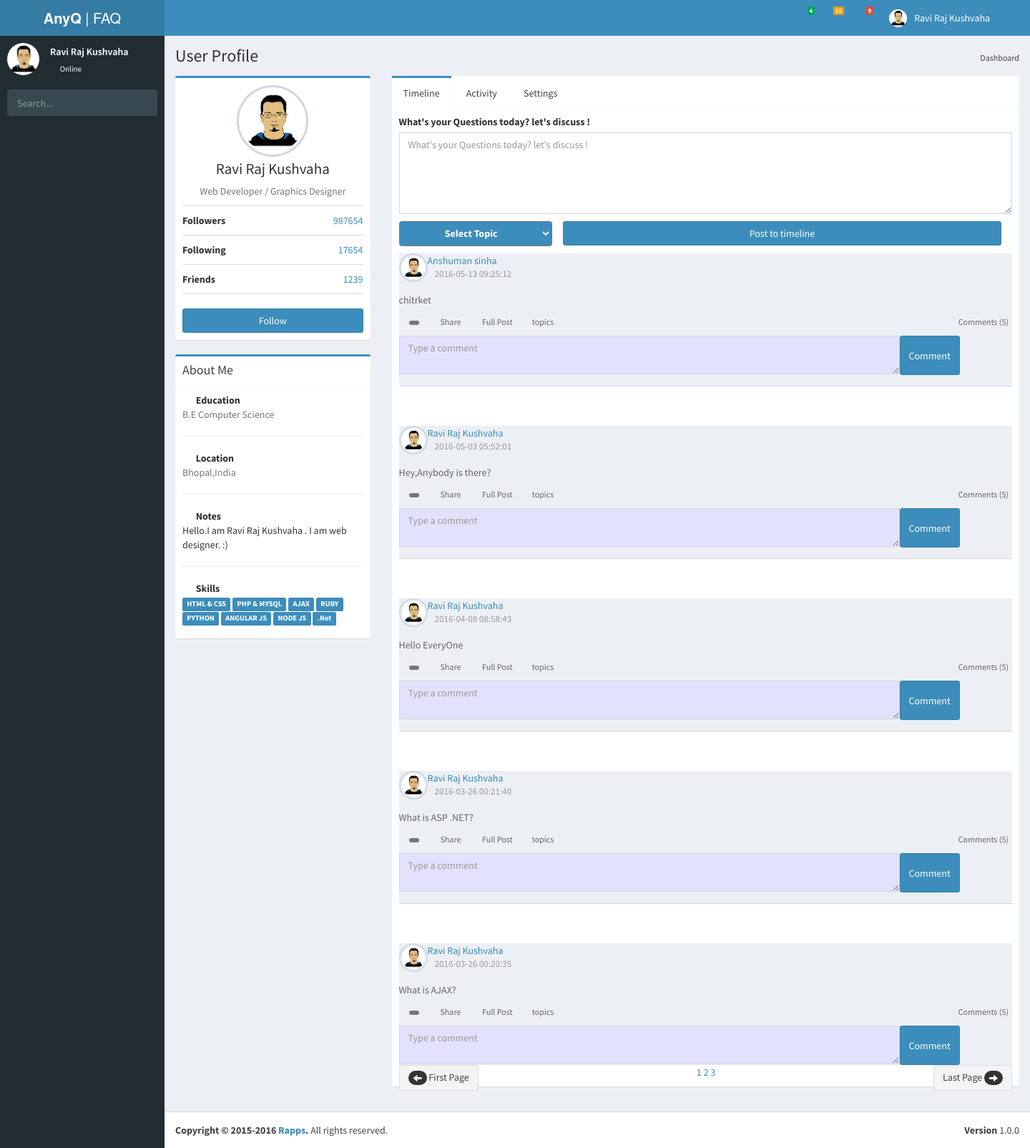
Screenshot of /home.php (signed in) with the database file from the repository.
### tables this page shows
CREATE TABLE IF NOT EXISTS `users` (
  `user_id` int(11) NOT NULL AUTO_INCREMENT,
  `user_name` varchar(100) NOT NULL,
  `user_email` varchar(100) NOT NULL,
  `user_pass` varchar(100) NOT NULL,
  `user_image` text NOT NULL,
  `register_date` date NOT NULL,
  `last_login` date NOT NULL,
  `status` text NOT NULL,
  `posts` text NOT NULL,
  `user_job` text NOT NULL,
  `user_followers` mediumtext NOT NULL,
  `user_followings` mediumtext NOT NULL,
  `user_friends` varchar(10000) NOT NULL,
  `user_education` varchar(200) NOT NULL,
  `user_location` varchar(200) NOT NULL,
  `user_notes` varchar(500) NOT NULL,
  `user_skill` multilinestring NOT NULL,
  PRIMARY KEY (`user_id`)
);

CREATE TABLE IF NOT EXISTS `topics` (
  `topic_id` int(11) NOT NULL AUTO_INCREMENT,
  `topic_title` text NOT NULL,
  PRIMARY KEY (`topic_id`)
);

CREATE TABLE IF NOT EXISTS `posts` (
  `post_id` int(11) NOT NULL AUTO_INCREMENT,
  `user_id` int(11) NOT NULL,
  `topic_id` int(11) NOT NULL,
  `post_title` text NOT NULL,
  `post_content` text NOT NULL,
  `post_date` timestamp NOT NULL DEFAULT CURRENT_TIMESTAMP ON UPDATE CURRENT_TIMESTAMP,
  PRIMARY KEY (`post_id`)
);

### home.php (the view, shortened to what this page needs)
<?php
  include("functions/function.php");
if(!isset($_SESSION['user_email'])){
	header("location: index.php");
}
else{
 ?>
<!DOCTYPE html>
<html>
  <head>
    <link rel="stylesheet" href="styles/bootstrap.min.css">
    <link rel="stylesheet" href="styles/font-awesome.min.css">
    <link rel="stylesheet" href="styles/ionicons.min.css">
    <link rel="stylesheet" href="styles/AdminLTE.min.css">
    <link rel="stylesheet" href="styles/_all-skins.min.css">
  </head>
  <body class="hold-transition skin-blue sidebar-mini">
    <div class="wrapper">
      <header class="main-header">
        <a href="home.php" class="logo">
          <span class="logo-lg"><b>AnyQ </b>| FAQ</span>
        </a>
        <nav class="navbar navbar-static-top" role="navigation">
          <a href="#" class="sidebar-toggle" data-toggle="offcanvas" role="button">
          </a>
          <div class="navbar-custom-menu">
            <ul class="nav navbar-nav">
              <li class="dropdown messages-menu">
                <a href="#" class="dropdown-toggle" data-toggle="dropdown">
                  <i class="fa fa-envelope-o"></i>
                  <span class="label label-success">4</span>
                </a>
              </li>
              <li class="dropdown notifications-menu">
                <a href="#" class="dropdown-toggle" data-toggle="dropdown">
                  <i class="fa fa-bell-o"></i>
                  <span class="label label-warning">10</span>
                </a>
              </li>
              <li class="dropdown tasks-menu">
                <a href="#" class="dropdown-toggle" data-toggle="dropdown">
                  <i class="fa fa-flag-o"></i>
                  <span class="label label-danger">9</span>
                </a>
              </li>
              <li class="dropdown user user-menu">
                <a href="#" class="dropdown-toggle" data-toggle="dropdown">
                <?php
                     $user = $_SESSION['user_email'];
                     $get_user = "select * from users where user_email='$user'";
                     $run_user = mysqli_query($con,$get_user);
                     $row = mysqli_fetch_array($run_user);
                     $user_name = $row['user_name'];
                     $user_job = $row['user_job'];
                     $user_followers = $row['user_followers'];
                     $user_followings = $row['user_followings'];
                     $user_friends = $row['user_friends'];
                     $user_image = $row['user_image'];
                     $register_date = $row['register_date'];
                    echo"
                     <img src='user/user_images/$user_image' class='user-image' alt='User Image'>
                  <span class='hidden-xs'>$user_name</span>
                </a>
                <ul class='dropdown-menu'>
                  <li class='user-header'>
                    <img src='user/user_images/$user_image' class='img-circle' alt='User Image'>
                    <p>
                      $user_name - $user_job
                      <small>Member since $register_date</small>
                    </p>
                  </li>
                  <li class='user-body'>
                    <div class='col-xs-4 text-center'>
                      <a href='#' class='pull-left'>Followers</a><a>$user_followers</a>
                    </div>
                    <div class='col-xs-4 text-center'>
                       <a href='#' class='pull-left'>Followings</a><a>$user_followings</a>
                    </div>
                    <div class='col-xs-4 text-center'>
                       <a href='#' class='pull-left'>Friends</a><a>$user_friends</a>
                    </div>
                  </li>
                   ";
                    ?>
                </ul>
              </li>
              <li>
                <a href="#" data-toggle="control-sidebar"><i class="fa fa-gears"></i></a>
              </li>
            </ul>
          </div>
        </nav>
      </header>
      <aside class="main-sidebar">
        <section class="sidebar">
          <div class="user-panel">
            <div class="pull-left image">
            <?php
                     $user = $_SESSION['user_email'];
                     $get_user = "select * from users where user_email='$user'";
                     $run_user = mysqli_query($con,$get_user);
                     $row = mysqli_fetch_array($run_user);
                     $user_name = $row['user_name'];
                     $user_image = $row['user_image'];
                     echo"
              <img src='user/user_images/$user_image' class='img-circle' alt='User Image'>
            </div>
            <div class='pull-left info'>
              <p>$user_name</p>
              ";
              ?>
              <a href="#"><i class="fa fa-circle text-success"></i> Online</a>
            </div>
          </div>
          <form action="#" method="get" class="sidebar-form">
            <div class="input-group">
              <input type="text" name="q" class="form-control" placeholder="Search...">
              <span class="input-group-btn">
                <button type="submit" name="search" id="search-btn" class="btn btn-flat"><i class="fa fa-search"></i></button>
              </span>
            </div>
          </form>
      </aside>
      <div class="content-wrapper">
        <section class="content-header">
          <h1>
            User Profile
          </h1>
          <ol class="breadcrumb">
            <li class="active"><a href="#"><i class="fa fa-dashboard"></i>Dashboard</a></li>
          </ol>
        </section>
        <section class="content">
          <div class="row">
            <div class="col-md-3">
              <div class="box box-primary">
                <div class="box-body box-profile">
                 <?php
                     $user = $_SESSION['user_email'];
                     $get_user = "select * from users where user_email='$user'";
                     $run_user = mysqli_query($con,$get_user);
                     $row = mysqli_fetch_array($run_user);
                     $user_id = $row['user_id'];
                     $user_name = $row['user_name'];
                     $user_education = $row['user_education'];
                     $user_job = $row['user_job'];
                     $user_followers = $row['user_followers'];
                     $user_followings = $row['user_followings'];
                     $user_friends = $row['user_friends'];
                     $user_location = $row['user_location'];
                     $user_notes = $row['user_notes'];
                     $user_image = $row['user_image'];
                  echo "
                  <img class='profile-user-img img-responsive img-circle' src='user/user_images/$user_image' width='200px' height='200px' alt='User profile picture'>
                  <h3 class='profile-username text-center'>$user_name</h3>
                  <p class='text-muted text-center'>$user_job</p>
                  <ul class='list-group list-group-unbordered'>
                    <li class='list-group-item'>
                      <b>Followers</b> <a class='pull-right'>$user_followers</a>
                    </li>
                    <li class='list-group-item'>
                      <b>Following</b> <a class='pull-right'>$user_followings</a>
                    </li>
                    <li class='list-group-item'>
                      <b>Friends</b> <a class='pull-right'>$user_friends</a>
                    </li>
                  </ul>
                  <a href='#' class='btn btn-primary btn-block'<b>Follow</b></a>
                </div>
              </div>
              <div class='box box-primary'>
                <div class='box-header with-border'>
                  <h3 class='box-title'>About Me</h3>
                </div>
                <div class='box-body'>
                  <strong><i class='fa fa-book margin-r-5'></i>  Education</strong>
                  <p class='text-muted'>
                   $user_education
                  </p>
                  <hr>
                  <strong><i class='fa fa-map-marker margin-r-5'></i> Location</strong>
                  <p class='text-muted'>$user_location</p>
                  <hr>
                  <strong><i class='fa fa-file-text-o margin-r-5'></i> Notes</strong>
                  <p>$user_notes</p>
                   ";
                   ?>
                  <hr>
                  <strong><i class="fa fa-pencil margin-r-5"></i> Skills</strong>
                  <p>
                  <?php
                        $get_topics = "select  * from topics";
                        $run_topics = mysqli_query($con,$get_topics);
                        while ($row = mysqli_fetch_array($run_topics)) {
                        	$topic_title = $row['topic_title'];
                        	echo "
							<span class='label label-primary'>$topic_title</span>
		                    ";
                        }
                   ?>
                  </p>
                </div>
              </div>
            </div>
            <div class="col-md-9">
              <div class="nav-tabs-custom">
                <ul class="nav nav-tabs">
                  <li class="active"><a href="#activity" data-toggle="tab">Timeline</a></li>
                  <li><a href="#timeline" data-toggle="tab">Activity</a></li>
                  <li><a href="#settings" data-toggle="tab">Settings</a></li>
                </ul>
                <div class="tab-content">
                  <div class="active tab-pane" id="activity">
                      <div> 	<form class="form-group" action="home.php?id=<?php echo $user_id; ?>" method="post">
  							<label for="comment">What's your Questions today? let's discuss !</label>
  							<textarea class="form-control" name="content" rows="5" placeholder="What's your Questions today? let's discuss !" required="required"></textarea>
  							 <div class="form-group">
  							    <select name="topic" class=" col-md-3 label" id="sel1" style="margin-top:10px; height:35px; background:#3C8DBC; font-weight:bold; font-size:1em;">
							    <option>Select Topic</option>
							    </select>
							</div>
  							<div class="col-md-9"><button type="submit" name="sub" class="btn btn-primary btn-block" style="margin-top:-5px;">Post to timeline</button></div>
						</form>
                      </div>
                      <?php
                        get_posts();
                        ?>
                  </div>
                </div>
              </div>
            </div>
          </div>
        </section>
      </div>
      <footer class="main-footer">
        <div class="pull-right hidden-xs">
          <b>Version</b> 1.0.0
        </div>
        <strong>Copyright &copy; 2015-2016 <a href="http://ravirajkushvaha.wordpress.com.com">Rapps</a>.</strong> All rights reserved.
      </footer>
    </div>
  </body>
</html>
<?php } ?>

### functions/function.php (shortened to what this page needs)
<?php
$con = mysqli_connect("localhost","root","","social_network") or die("Connection was not stablished");
                  function get_posts(){
                     global $con;
                     $per_page= 5;
                     if(isset($_GET['page'])){
                     	$page = $_GET['page'];
                     }
                     else{
                     	$page=1;
                     }
                     $start_from = ($page-1) * $per_page;
                     $get_posts = "select * from posts ORDER by 1 DESC LIMIT $start_from, $per_page";
                     $run_posts = mysqli_query($con,$get_posts);
                     while($row_posts=mysqli_fetch_array($run_posts)){
                     	$post_id = $row_posts['post_id'];
                     	$user_id = $row_posts['user_id'];
                     	$content = $row_posts['post_content'];
                     	$post_date = $row_posts['post_date'];
                     	$user = "select * from users where user_id='$user_id' AND posts='yes'";
                     	$run_user = mysqli_query($con,$user);
                     	$row_user=mysqli_fetch_array($run_user);
                     	$user_name=$row_user['user_name'];
                     	$user_image = $row_user['user_image'];
                        echo "
                         <br><br>
                         <div class='post' style='background-color:#ECF0F5'>
                      <div class='user-block'>
                         <img class='img-circle img-bordered-sm' src='user/user_images/$user_image' alt='user image>
                        <span class='username'>
                          <a href='href='user_profile.php?user_id=$user_id''>$user_name</a>
                        </span>
                        <span class='description'>$post_date</span>
                      </div>
                      <p>$content</p>
                     <ul class='list-inline'>
                        <li><a href='#' class='link-black text-sm'><i class='fa fa-thumbs-o-up margin-r-5'></i><span class='badge badge-success'> <?php getLikes($post_id); ?></span></a></li>
                        <li><a href='#' class='link-black text-sm'><i class='fa fa-share margin-r-5'></i> Share</a></li>
                        <span class='st_whatsapp' displayText='WhatsApp'></span>
<span class='st_facebook' displayText='Facebook'></span>
<span class='st_twitter' displayText='Tweet'></span>
<span class='st_linkedin' displayText='LinkedIn'></span>
<span class='st_email' displayText='Email'></span>
<span class='st_sharethis' displayText='ShareThis'></span>
                        <li><a href='single.php?post_id=$post_id' class='link-black text-sm'><i class='fa fa-book margin-r-5'></i> Full Post</a></li>
                        <li><a href='#' class='link-black text-sm'><i class='fa fa-tag margin-r-5'></i>topics</a></li>
                        <li class='pull-right'><a href='#' class='link-black text-sm'><i class='fa fa-comments-o margin-r-5'></i> Comments (5)</a></li>
                      </ul>
                     <div > <form method='post' ><textarea class='form-control' style='background-color:rgb(226, 226, 255); width:700px; display:inline; float:left;' required='required' type='text' placeholder='Type a comment' name='comment' style=''></textarea>
                     <button type='submit' class='btn btn-primary lg' style='height:55px' name='reply'>Comment</button>
                     </form></div>
                     <div></div>
                    </div>
                      ";
                     }
                     include("pagination.php");
                  }
?>

### functions/pagination.php
<?php
$query = "select * from posts";
$result = mysqli_query($con,$query);
$total_records = mysqli_num_rows($result);
$total_pages = ceil($total_records / $per_page);
echo "
<center>
<div id='pagination'>
<a href='home.php?page=1'>
<button class='btn btn-default' type='button' style='float:left'>
<span class='badge'><span class='glyphicon glyphicon-arrow-left'></span></span>
First Page
</button></a>
";
for($i=1; $i<=$total_pages; $i++)
{
	echo "
     <a href='home.php?page=$i'>$i</a>
	";
}
echo "
<a href='home.php?page=$total_pages'>
<button class='btn btn-default' type='button' style='float:right'>
Last Page <span class='badge'><span class='glyphicon glyphicon-arrow-right'></span></span>
</button>
</a>
</div>
</center>
";
?>

### rows the page displays
users: user_image (placeholder picture), user_name "Ravi Raj Kushvaha", user_job "Web Developer / Graphics Designer", user_followers "987654", user_followings "17654", user_friends "1239", user_education "B.E Computer Science", user_location "Bhopal,India", user_notes "Hello.I am Ravi Raj Kushvaha . I am web designer. :)"
topics: topic_title "HTML & CSS"
topics: topic_title "PHP & MYSQL"
topics: topic_title "AJAX"
topics: topic_title "RUBY"
topics: topic_title "PYTHON"
topics: topic_title "ANGULAR JS"
topics: topic_title "NODE JS"
topics: topic_title ".Net"
posts: user.user_image (placeholder picture), user.user_name "Anshuman sinha", post_date "2016-05-13 09:25:12", post_content "chitrket"
posts: user.user_image (placeholder picture), user.user_name "Ravi Raj Kushvaha", post_date "2016-05-03 05:52:01", post_content "Hey,Anybody is there?"
posts: user.user_image (placeholder picture), user.user_name "Ravi Raj Kushvaha", post_date "2016-04-08 08:58:43", post_content "Hello EveryOne"
posts: user.user_image (placeholder picture), user.user_name "Ravi Raj Kushvaha", post_date "2016-03-26 00:21:40", post_content "What is ASP .NET?"
posts: user.user_image (placeholder picture), user.user_name "Ravi Raj Kushvaha", post_date "2016-03-26 00:20:35", post_content "What is AJAX?"
